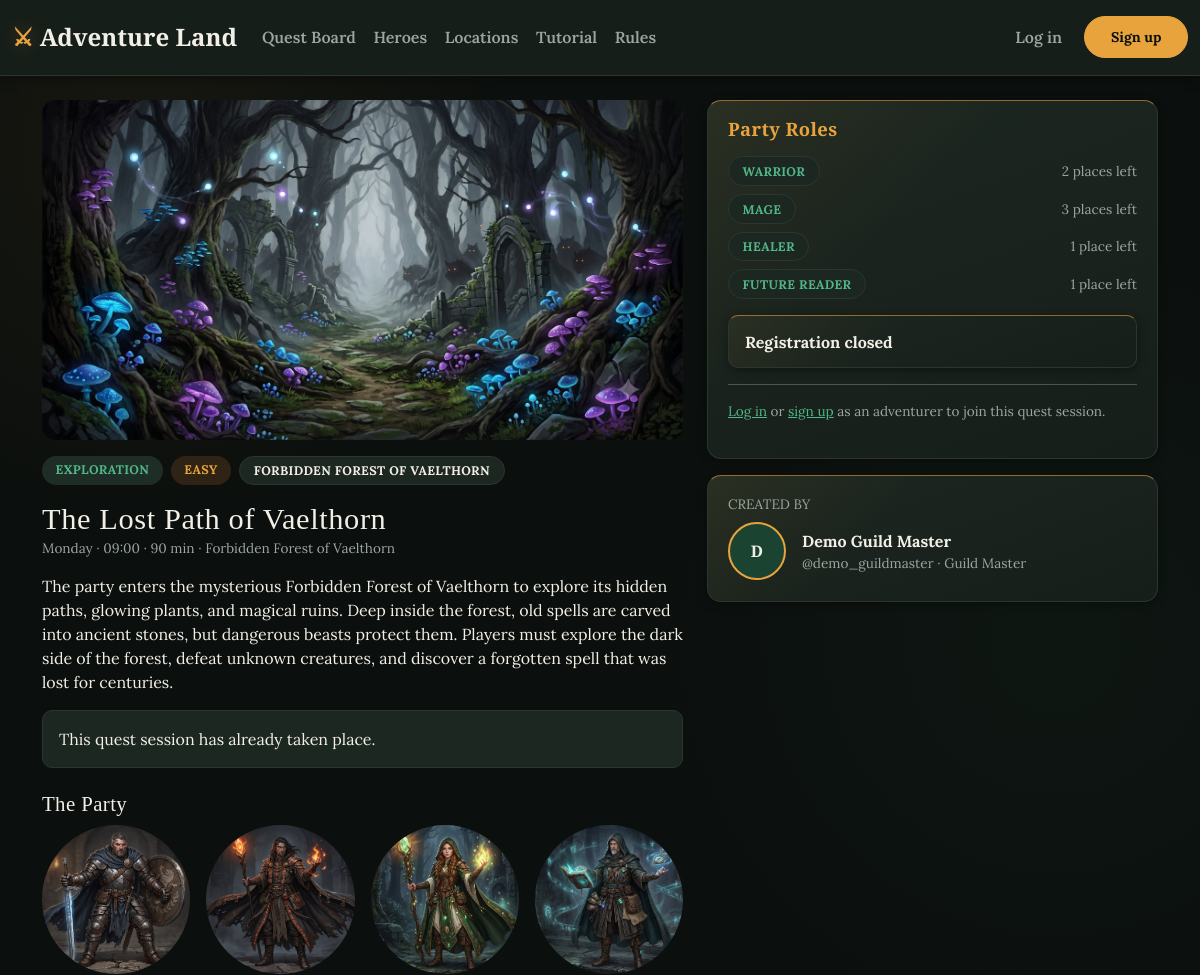
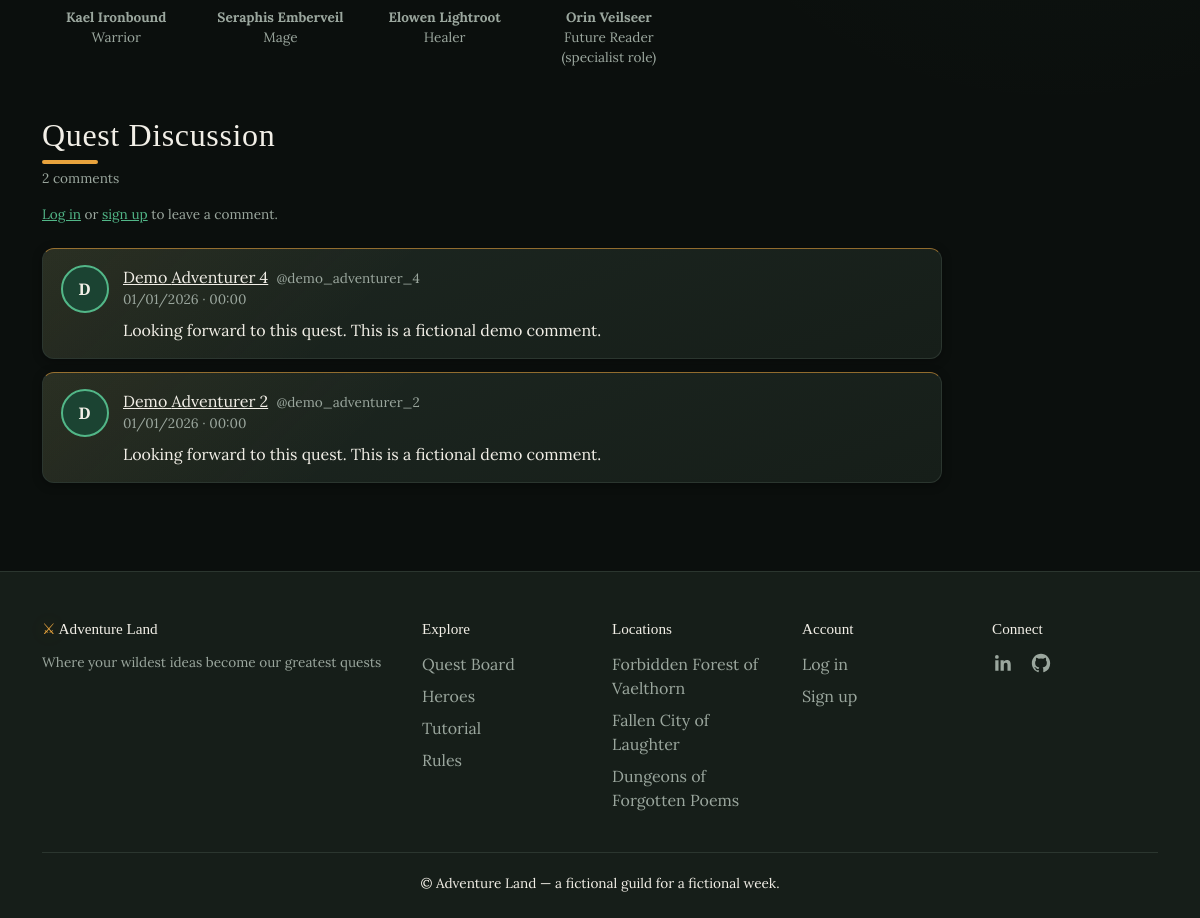
/session/1, run on the app's committed database (2 pictures, top to bottom).
### tables this page shows
CREATE TABLE quests (
    id                  INTEGER PRIMARY KEY AUTOINCREMENT,
    guild_master_id     INTEGER NOT NULL,
    title               TEXT    NOT NULL,
    duration_minutes    INTEGER NOT NULL CHECK (duration_minutes > 0),
    quest_type_id       INTEGER NOT NULL,
    difficulty_id       INTEGER NOT NULL,
    description         TEXT    NOT NULL,
    image_filename      TEXT,
    created_at          TIMESTAMP DEFAULT CURRENT_TIMESTAMP,
    FOREIGN KEY (guild_master_id) REFERENCES users (id),
    FOREIGN KEY (quest_type_id) REFERENCES quest_types (id),
    FOREIGN KEY (difficulty_id) REFERENCES difficulties (id)
);

CREATE TABLE quest_types (
    id      INTEGER PRIMARY KEY AUTOINCREMENT,
    name    TEXT NOT NULL UNIQUE
);

CREATE TABLE difficulties (
    id      INTEGER PRIMARY KEY AUTOINCREMENT,
    name    TEXT NOT NULL UNIQUE
);

CREATE TABLE locations (
    id              INTEGER PRIMARY KEY AUTOINCREMENT,
    name            TEXT NOT NULL UNIQUE,
    tagline         TEXT,               -- short evocative subtitle
    description     TEXT,               -- longer lore paragraph(s)
    image_filename  TEXT
);

CREATE TABLE quest_sessions (
    id              INTEGER PRIMARY KEY AUTOINCREMENT,
    quest_id        INTEGER NOT NULL,
    day             TEXT    NOT NULL CHECK (day IN
                        ('Monday','Tuesday','Wednesday','Thursday','Friday','Saturday','Sunday')),
    start_time      TEXT    NOT NULL,   -- 'HH:MM', 24h format
    location_id     INTEGER NOT NULL,
    created_at      TIMESTAMP DEFAULT CURRENT_TIMESTAMP,
    FOREIGN KEY (quest_id) REFERENCES quests (id),
    FOREIGN KEY (location_id) REFERENCES locations (id),
    UNIQUE (day, start_time, location_id)
);

CREATE TABLE characters (
    id              INTEGER PRIMARY KEY AUTOINCREMENT,
    category        TEXT NOT NULL CHECK (category IN ('core', 'bonus')),
    name            TEXT NOT NULL,          -- e.g. 'Kael Ironbound'
    title           TEXT NOT NULL,          -- e.g. 'Warrior' or 'Assassin'
    identity        TEXT NOT NULL,          -- short one-line description
    backstory       TEXT,                   -- longer lore paragraph for the Heroes page
    image_filename  TEXT,
    role_id         INTEGER,                -- core role or quest-type specialist role
    quest_type_id   INTEGER,                -- set only for category='bonus'
    FOREIGN KEY (role_id) REFERENCES roles (id),
    FOREIGN KEY (quest_type_id) REFERENCES quest_types (id)
);

CREATE TABLE roles (
    id                      INTEGER PRIMARY KEY AUTOINCREMENT,
    name                    TEXT    NOT NULL UNIQUE,
    max_places_per_session  INTEGER NOT NULL CHECK (max_places_per_session > 0),
    quest_type_id           INTEGER,
    FOREIGN KEY (quest_type_id) REFERENCES quest_types (id)
);

CREATE TABLE users (
    id              INTEGER PRIMARY KEY AUTOINCREMENT,
    username        TEXT    NOT NULL UNIQUE,
    email           TEXT    NOT NULL UNIQUE,
    password_hash   TEXT    NOT NULL,
    name            TEXT    NOT NULL,
    surname         TEXT    NOT NULL,
    birthdate       TEXT,               -- 'YYYY-MM-DD', optional
    role            TEXT    NOT NULL CHECK (role IN ('adventurer', 'guildmaster')),
    avatar_filename TEXT,
    notify_opt_in   INTEGER NOT NULL DEFAULT 0 CHECK (notify_opt_in IN (0, 1)),
    created_at      TIMESTAMP DEFAULT CURRENT_TIMESTAMP
, bio TEXT CHECK (bio IS NULL OR length(bio) <= 500));

CREATE TABLE quest_comments (
    id              INTEGER PRIMARY KEY AUTOINCREMENT,
    quest_id        INTEGER NOT NULL,
    user_id         INTEGER NOT NULL,
    comment_text    TEXT NOT NULL,
    created_at      TIMESTAMP DEFAULT CURRENT_TIMESTAMP,
    FOREIGN KEY (quest_id) REFERENCES quests (id),
    FOREIGN KEY (user_id) REFERENCES users (id)
);

### app.py (the view)
@app.route("/session/<int:session_id>")
def session_detail(session_id):
    session = dao.get_session_by_id(session_id)
    if session is None:
        flash("That quest session could not be found.", "danger")
        return redirect(url_for("quest_board"))
    availability = dao.get_role_availability(session_id)
    is_past = quest_logic.session_is_in_the_past(session["day"], session["start_time"])
    core_characters = dao.get_core_characters()
    bonus_character = dao.get_bonus_character_for_quest_type(session["quest_type_id"])
    role_characters = {character["title"]: character for character in core_characters}
    if bonus_character:
        role_characters[bonus_character["title"]] = bonus_character
    reservation_mode = request.args.get("reservation", "solo")
    if reservation_mode not in ("solo", "companion"):
        reservation_mode = "solo"
    now_row = dao.get_simulated_now()
    minutes_to_start = week_time.minutes_until(
        session["day"], session["start_time"], now_row["current_day"], now_row["current_time_hhmm"]
    )
    registration_countdown = None
    if minutes_to_start > 0:
        registration_countdown = week_time.format_time_until(
            session["day"], session["start_time"], now_row["current_day"], now_row["current_time_hhmm"]
        ).removeprefix("Starts in ")
    my_participation = None
    if current_user.is_authenticated and current_user.is_adventurer:
        my_participation = dao.get_participation(session_id, current_user.id)
    return render_template(
        "session_detail.html",
        session=session,
        availability=availability,
        roles=dao.get_roles_for_session(session["id"]),
        is_past=is_past,
        my_participation=my_participation,
        core_characters=core_characters,
        bonus_character=bonus_character,
        role_characters=role_characters,
        reservation_mode=reservation_mode,
        registration_countdown=registration_countdown,
        comments=dao.get_comments_for_quest(session["quest_id"]),
    )

### app.py (called while the page is built)
@app.context_processor
def inject_globals():
    return {
        "guild_name": "Adventure Land",
        "guild_tagline": "Where your wildest ideas become our greatest quests",
        "today_iso": datetime.now().date().isoformat(),
    }

### dao.py (called while the page is built)
def get_connection():
    conn = sqlite3.connect(DB_PATH)
    conn.execute("PRAGMA foreign_keys = ON")
    conn.row_factory = sqlite3.Row  # I use column names such as row["username"].
    return conn

def get_roles_for_session(session_id):
    conn = get_connection()
    rows = conn.execute(
        """SELECT r.*, qt.name AS quest_type_name
           FROM roles r
           LEFT JOIN quest_types qt ON qt.id = r.quest_type_id
           JOIN quest_sessions qs ON qs.id = ?
           JOIN quests q ON q.id = qs.quest_id
           WHERE r.quest_type_id IS NULL OR r.quest_type_id = q.quest_type_id
           ORDER BY r.id""",
        (session_id,),
    ).fetchall()
    conn.close()
    return rows

def get_core_characters():
    conn = get_connection()
    rows = conn.execute(
        """SELECT c.*, r.name AS role_name
           FROM characters c JOIN roles r ON r.id = c.role_id
           WHERE c.category = 'core'
           ORDER BY r.id"""
    ).fetchall()
    conn.close()
    return rows

def get_bonus_character_for_quest_type(quest_type_id):
    conn = get_connection()
    row = conn.execute(
        "SELECT * FROM characters WHERE category = 'bonus' AND quest_type_id = ?",
        (quest_type_id,),
    ).fetchone()
    conn.close()
    return row

def get_simulated_now():
    conn = get_connection()
    row = conn.execute("SELECT current_day, current_time_hhmm FROM app_settings WHERE id = 1").fetchone()
    conn.close()
    return row

def get_role_reserved_counts(session_id):
    conn = get_connection()
    rows = conn.execute(
        """SELECT r.name AS role_name, COALESCE(SUM(used.place_count), 0) AS reserved
           FROM roles r
           LEFT JOIN (
             SELECT role_id, COUNT(*) AS place_count
             FROM (
               SELECT role_id FROM participations WHERE quest_session_id = ?
               UNION ALL
               SELECT companion_role_id FROM participations
               WHERE quest_session_id = ? AND companion_role_id IS NOT NULL
             ) occupied
             GROUP BY role_id
           ) used ON used.role_id = r.id
           GROUP BY r.id""",
        (session_id, session_id),
    ).fetchall()
    conn.close()
    return {r["role_name"]: r["reserved"] for r in rows}

### templates/session_detail.html (shortened to what this page needs)
{% extends "base.html" %}
{% from "_role_cards.html" import role_cards %}
{% block content %}
<div class="row g-4">
  <div class="col-7">
    <img src="{{ url_for('static', filename='images/quests/' + session.image_filename) }}"
         alt="{{ session.title }}" class="session-hero-image">
    <article>
      <div class="mt-3 d-flex gap-2">
        <span class="pill pill-type">{{ session.quest_type }}</span>
        <span class="pill pill-difficulty">{{ session.difficulty }}</span>
        <span class="pill pill-location">{{ session.location }}</span>
      </div>
      <h1 class="mt-3 mb-0 session-detail-title">{{ session.title }}</h1>
      <p class="form-hint mb-3">{{ session.day }} · {{ session.start_time }} · {{ session.duration_minutes }} min · {{ session.location }}</p>
      <p>{{ session.description }}</p>
      {% if is_past %}
        <div class="alert alert-info mt-3">This quest session has already taken place.</div>
      {% endif %}
      <h2 class="font-heading subsection-title mt-4">The Party</h2>
      <div class="row row-cols-4 g-3">
        {% for c in core_characters %}
        <div class="col text-center">
          <img src="{{ url_for('static', filename='images/characters/' + c.image_filename) }}"
               alt="{{ c.name }}" class="pill-image pill-image--square w-100">
          <p class="form-hint mb-0 mt-2"><strong>{{ c.name }}</strong><br>{{ c.title }}</p>
        </div>
        {% endfor %}
        {% if bonus_character %}
        <div class="col text-center">
          <img src="{{ url_for('static', filename='images/characters/' + bonus_character.image_filename) }}"
               alt="{{ bonus_character.name }}" class="pill-image pill-image--square w-100">
          <p class="form-hint mb-0 mt-2"><strong>{{ bonus_character.name }}</strong><br>{{ bonus_character.title }} (specialist role)</p>
        </div>
        {% endif %}
      </div>
    </article>
  </div>
  <div class="col-5">
    <div class="quest-card session-sidebar-card">
      <div class="quest-card__body">
        <h3 class="quest-card__title mb-3">Party Roles</h3>
        {% for role_name, remaining in availability.items() %}
          <div class="d-flex justify-content-between align-items-center mb-2">
            <span class="pill pill-role">{{ role_name }}</span>
            <span class="form-hint">{{ remaining }} place{{ 's' if remaining != 1 else '' }} left</span>
          </div>
        {% endfor %}
        <div class="registration-deadline mt-3">
          {% if registration_countdown %}
            <span class="form-hint d-block">Registration closes when the session begins</span>
            <strong>{{ registration_countdown }} remaining</strong>
          {% else %}
            <strong>Registration closed</strong>
          {% endif %}
        </div>
        <hr>
        {% if not current_user.is_authenticated %}
          <p class="form-hint">
            <a href="{{ url_for('login') }}">Log in</a> or
            <a href="{{ url_for('signup') }}">sign up</a> as an adventurer to join this quest session.
          </p>
        {% elif current_user.is_guildmaster %}
          <p class="form-hint">The Guild Master can browse quests but cannot join sessions.</p>
        {% elif is_past %}
          <p class="form-hint">This session has already taken place and can no longer be joined.</p>
        {% endif %}
      </div>
    </div>
    <aside class="quest-card creator-card mt-3" aria-labelledby="creator-title">
      <div class="quest-card__body">
        <p class="form-hint text-uppercase mb-2" id="creator-title">Created by</p>
        <a href="{{ url_for('user_profile', user_id=session.creator_id) }}"
           class="d-flex align-items-center gap-3 text-decoration-none">
          {% if session.creator_avatar %}
            <img src="{{ url_for('static', filename='images/avatars/' + session.creator_avatar) }}"
                 alt="{{ session.creator_username }}" class="creator-avatar">
          {% else %}
            <span class="creator-avatar avatar-fallback">{{ session.creator_name[0] }}</span>
          {% endif %}
          <span>
            <strong class="creator-name">{{ session.creator_name }} {{ session.creator_surname }}</strong>
            <span class="form-hint d-block">@{{ session.creator_username }} · Guild Master</span>
          </span>
        </a>
      </div>
    </aside>
  </div>
</div>
<section class="comments-section mt-5" aria-labelledby="comments-title">
  <div class="d-flex justify-content-between align-items-end mb-3">
    <div>
      <h2 class="section-title mb-1" id="comments-title">Quest Discussion</h2>
      <p class="form-hint mb-0">{{ comments|length }} comment{{ 's' if comments|length != 1 else '' }}</p>
    </div>
  </div>
  {% if current_user.is_authenticated %}
  <form method="POST" action="{{ url_for('post_comment', session_id=session.id) }}" class="comment-form mb-4">
    <div class="mb-3">
      <label for="comment_text" class="form-label">Share your thoughts on this quest</label>
      <textarea class="form-control" id="comment_text" name="comment_text" rows="3" maxlength="1000"
                placeholder="What should other adventurers know?" required></textarea>
    </div>
    <div class="d-flex justify-content-between align-items-center">
      <span class="form-hint">Maximum 1000 characters</span>
      <button type="submit" class="btn btn-accent">Post comment</button>
    </div>
  </form>
  {% else %}
  <p class="form-hint mb-4">
    <a href="{{ url_for('login') }}">Log in</a> or <a href="{{ url_for('signup') }}">sign up</a> to leave a comment.
  </p>
  {% endif %}
  {% if comments %}
    <div class="comment-list">
    {% for c in comments %}
    <article class="comment-card">
      <div class="comment-card__avatar">
        <a href="{{ url_for('user_profile', user_id=c.user_id) }}" aria-label="View {{ c.name }}'s profile">
          {% if c.avatar_filename %}
            <img src="{{ url_for('static', filename='images/avatars/' + c.avatar_filename) }}"
                 alt="{{ c.username }}" class="comment-avatar">
          {% else %}
            <span class="comment-avatar avatar-fallback">{{ c.name[0] }}</span>
          {% endif %}
        </a>
      </div>
      <div class="comment-card__content">
        <div class="d-flex justify-content-between align-items-start gap-3">
          <div>
            <a href="{{ url_for('user_profile', user_id=c.user_id) }}" class="comment-author">{{ c.name }} {{ c.surname }}</a>
            <span class="form-hint ms-1">@{{ c.username }}</span>
            <time class="form-hint d-block">{{ c.created_label }}</time>
          </div>
        </div>
        <p class="comment-card__text mb-0 mt-2">{{ c.comment_text }}</p>
      </div>
    </article>
    {% endfor %}
    </div>
  {% else %}
    <div class="empty-state empty-state--compact">
      <div class="empty-state__icon" aria-hidden="true">💬</div>
      <h3 class="empty-state__title">No comments yet</h3>
      <p class="empty-state__text mb-0">Use the comment form above to share the first useful quest note.</p>
    </div>
  {% endif %}
</section>
{% endblock %}

### data on the page
quests: image_filename (picture), title "The Lost Path of Vaelthorn", duration_minutes "90", description "The party enters the mysterious Forbidden Forest of Vaelthorn to explore its hidden paths, glowing plants, and magical ruins. Deep inside the forest, old spells are carved into ancient stones, but dangerous beasts protect them. Players must explore the dark side of the forest, defeat unknown creatures, and discover a forgotten spell that was lost for centuries."
quest_types: quest_type "EXPLORATION"
difficulties: difficulty "EASY"
locations: location "FORBIDDEN FOREST OF VAELTHORN", location "Forbidden Forest of Vaelthorn"
quest_sessions: day "Monday", start_time "09:00"
characters: image_filename (picture), name "Kael Ironbound", title "Warrior"
characters: image_filename (picture), name "Seraphis Emberveil", title "Mage"
characters: image_filename (picture), name "Elowen Lightroot", title "Healer"
characters: image_filename (picture), name "Orin Veilseer", title "Future Reader"
roles: name "WARRIOR", remaining "2", value "s"
roles: name "MAGE", max_places_per_session "3", value "s"
roles: name "HEALER", remaining "1"
roles: name "FUTURE READER", max_places_per_session "1"
users: name "D", creator_name "Demo", creator_surname "Guild Master", creator_username "demo_guildmaster"
quest_comments: name "D", name "Demo", surname "Adventurer 4", username "demo_adventurer_4", created_label "01/01/2026 · 00:00", comment_text "Looking forward to this quest. This is a fictional demo comment."
quest_comments: name "D", name "Demo", surname "Adventurer 2", username "demo_adventurer_2", created_label "01/01/2026 · 00:00", comment_text "Looking forward to this quest. This is a fictional demo comment."

### other printed values
{{ guild_name }} "Adventure Land"
{{ comments|length }} "2"
{{ 's' if comments|length != 1 else '' }} "s"
{{ guild_tagline }} "Where your wildest ideas become our greatest quests"
